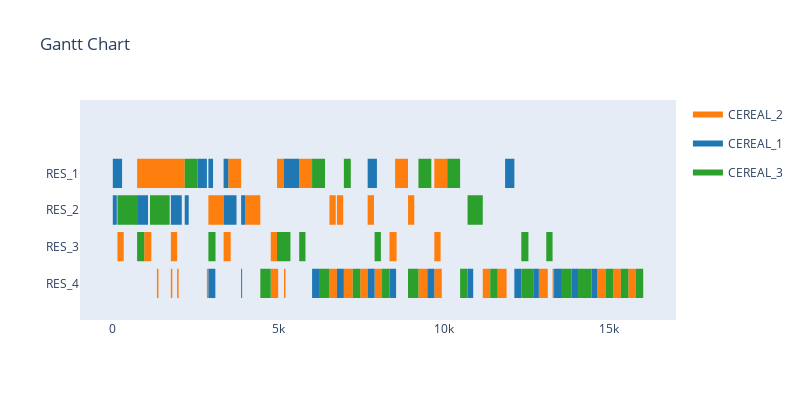

Notebook source saved alongside this figure:
### Code cell
simulation = sim_randomised.Env(visualise=True, verbose=False)

while simulation.alive:
    
    #print(list(simulation.possible_actions.items()))

    action_order = random.choice(list(simulation.possible_actions.keys()))
    action_resource = random.choice(simulation.possible_actions[action_order])
    
    #print("Action is taken: " , (action_order,action_resource))
    #print()
    simulation.step((action_order,action_resource))

### Figure 1 — Plotly figure (JSON) as saved in the notebook; plotly's stock layout.template omitted (floating-point values rounded to 4 significant figures; data arrays with more than 128 entries replaced by an {"elided": "..."} marker saying what was removed)
{"data": [{"fill": "toself", "fillcolor": "rgb(255, 127, 14)", "hoverinfo": "name", "legendgroup": "rgb(255, 127, 14)", "mode": "none", "name": "CEREAL_2", "showlegend": true, "type": "scatter", "x": {"elided": "239 int values"}, "y": {"elided": "239 float values"}}, {"fill": "toself", "fillcolor": "rgb(31, 119, 180)", "hoverinfo": "name", "legendgroup": "rgb(31, 119, 180)", "mode": "none", "name": "CEREAL_1", "showlegend": true, "type": "scatter", "x": {"elided": "149 int values"}, "y": {"elided": "149 float values"}}, {"fill": "toself", "fillcolor": "rgb(44, 160, 44)", "hoverinfo": "name", "legendgroup": "rgb(44, 160, 44)", "mode": "none", "name": "CEREAL_3", "showlegend": true, "type": "scatter", "x": {"elided": "159 int values"}, "y": {"elided": "159 float values"}}, {"legendgroup": "rgb(255, 127, 14)", "marker": {"color": "rgb(255, 127, 14)", "opacity": 0, "size": 1}, "mode": "markers", "name": "", "showlegend": false, "text": [null, null, null, null, null, null, null, null, null, null, null, null, null, null, null, null, null, null, null, null, null, null, null, null, null, null, null, null, null, null, null, null, null, null, null, null, null, null, null, null, null, null, null, null, null, null, null, null, null, null, null, null, null, null, null, null, null, null, null, null, null, null, null, null, null, null, null, null, null, null, null, null, null, null, null, null, null, null, null, null, null, null, null, null, null, null, null, null, null, null, null, null, null, null, null, null], "type": "scatter", "x": [140, 330, 735, 1125, 950, 1165, 1125, 1335, 1335, 1380, 1335, 1545, 1545, 1755, 1755, 1800, 1755, 1965, 1755, 1945, 1945, 1990, 1965, 2175, 2845, 2890, 2890, 3350, 3350, 3565, 3490, 3880, 4000, 4460, 4775, 5000, 4775, 4965, 4965, 5175, 5175, 5220, 5635, 6025, 6550, 6775, 6550, 6740, 6775, 6965, 6985, 7210, 7210, 7255, 7480, 7705, 7705, 7895, 7915, 8140, 8365, 8580, 8535, 8925, 8925, 9115, 9240, 9465, 9465, 9510, 9720, 9945, 9720, 9910, 9720, 10110, 11185, 11410, 11635, 11860, 11860, 11905, 12880, 13105, 13105, 13150, 13295, 13340, 14640, 14865, 14865, 14910, 15135, 15360, 15585, 15810], "y": [1, 1, 3, 3, 1, 1, 3, 3, 0, 0, 3, 3, 3, 3, 0, 0, 3, 3, 1, 1, 0, 0, 3, 3, 0, 0, 2, 2, 1, 1, 3, 3, 2, 2, 0, 0, 1, 1, 3, 3, 0, 0, 3, 3, 0, 0, 2, 2, 2, 2, 0, 0, 0, 0, 0, 0, 2, 2, 0, 0, 1, 1, 3, 3, 2, 2, 0, 0, 0, 0, 0, 0, 1, 1, 3, 3, 0, 0, 0, 0, 0, 0, 0, 0, 0, 0, 0, 0, 0, 0, 0, 0, 0, 0, 0, 0]}, {"legendgroup": "rgb(31, 119, 180)", "marker": {"color": "rgb(31, 119, 180)", "opacity": 0, "size": 1}, "mode": "markers", "name": "", "showlegend": false, "text": [null, null, null, null, null, null, null, null, null, null, null, null, null, null, null, null, null, null, null, null, null, null, null, null, null, null, null, null, null, null, null, null, null, null, null, null, null, null, null, null, null, null, null, null, null, null, null, null, null, null, null, null, null, null, null, null, null, null, null, null], "type": "scatter", "x": [0, 140, 0, 120, 140, 280, 735, 1065, 1755, 2085, 2175, 2295, 2565, 2845, 2890, 3100, 2890, 3030, 3350, 3740, 3350, 3490, 3880, 3910, 3880, 4000, 5175, 5495, 5495, 5635, 6025, 6235, 6775, 6985, 7705, 7915, 7705, 7985, 8365, 8535, 8535, 8565, 9510, 9720, 10725, 10895, 11860, 12140, 12140, 12350, 12710, 12880, 13340, 13550, 13865, 14035, 14035, 14065, 14470, 14640], "y": [3, 3, 2, 2, 3, 3, 2, 2, 2, 2, 2, 2, 3, 3, 0, 0, 3, 3, 2, 2, 3, 3, 0, 0, 2, 2, 3, 3, 3, 3, 0, 0, 0, 0, 0, 0, 3, 3, 0, 0, 0, 0, 0, 0, 0, 0, 3, 3, 0, 0, 0, 0, 0, 0, 0, 0, 0, 0, 0, 0]}, {"legendgroup": "rgb(44, 160, 44)", "marker": {"color": "rgb(44, 160, 44)", "opacity": 0, "size": 1}, "mode": "markers", "name": "", "showlegend": false, "text": [null, null, null, null, null, null, null, null, null, null, null, null, null, null, null, null, null, null, null, null, null, null, null, null, null, null, null, null, null, null, null, null, null, null, null, null, null, null, null, null, null, null, null, null, null, null, null, null, null, null, null, null, null, null, null, null, null, null, null, null, null, null, null, null], "type": "scatter", "x": [140, 735, 735, 950, 1125, 1720, 2175, 2565, 2890, 3105, 4460, 4775, 4965, 5180, 5180, 5370, 5635, 5825, 6025, 6415, 6235, 6550, 6985, 7195, 7255, 7480, 7915, 8105, 8140, 8365, 8925, 9240, 9240, 9630, 10110, 10500, 10500, 10725, 10725, 11185, 11410, 11635, 12350, 12665, 12350, 12565, 12665, 12710, 13105, 13295, 13550, 13865, 14065, 14380, 14380, 14425, 14425, 14470, 14910, 15135, 15360, 15585, 15810, 16035], "y": [2, 2, 1, 1, 2, 2, 3, 3, 1, 1, 0, 0, 1, 1, 1, 1, 1, 1, 3, 3, 0, 0, 3, 3, 0, 0, 1, 1, 0, 0, 0, 0, 3, 3, 3, 3, 0, 0, 2, 2, 0, 0, 0, 0, 1, 1, 0, 0, 1, 1, 0, 0, 0, 0, 0, 0, 0, 0, 0, 0, 0, 0, 0, 0]}], "layout": {"autosize": false, "height": 400, "hovermode": "closest", "showlegend": true, "title": {"text": "Gantt Chart"}, "width": 800, "xaxis": {"rangeselector": {"buttons": [{"count": 7, "label": "1w", "step": "day", "stepmode": "backward"}, {"count": 1, "label": "1m", "step": "month", "stepmode": "backward"}, {"count": 6, "label": "6m", "step": "month", "stepmode": "backward"}, {"count": 1, "label": "YTD", "step": "year", "stepmode": "todate"}, {"count": 1, "label": "1y", "step": "year", "stepmode": "backward"}, {"step": "all"}]}, "showgrid": false, "type": "linear", "zeroline": false}, "yaxis": {"autorange": false, "range": [-1, 5], "showgrid": false, "ticktext": ["RES_4", "RES_3", "RES_2", "RES_1"], "tickvals": [0, 1, 2, 3], "zeroline": false}}}
